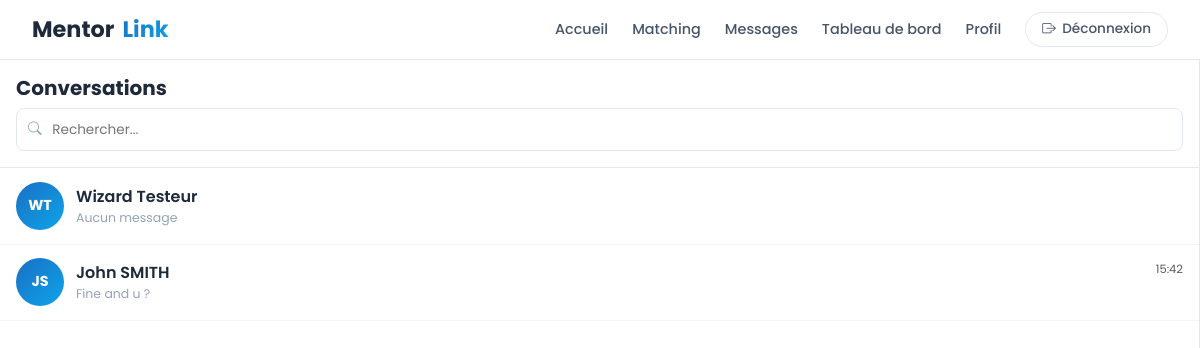
/messages/ (signed in), run on the app's committed database.
### messaging/models.py (models this page shows, shortened)
class Conversation(models.Model):
    utilisateur1 = models.ForeignKey(Utilisateur, on_delete=models.CASCADE, related_name='conversations1')
    utilisateur2 = models.ForeignKey(Utilisateur, on_delete=models.CASCADE, related_name='conversations2')
    date_creation = models.DateTimeField(auto_now_add=True)
    class Meta:
        constraints = [
            models.CheckConstraint(condition=~models.Q(utilisateur1=models.F('utilisateur2')), name='participants_differents'),
        ]
        unique_together = ('utilisateur1', 'utilisateur2')
    def autre_participant(self, utilisateur):
        return self.utilisateur2 if self.utilisateur1_id == utilisateur.id else self.utilisateur1

class Message(models.Model):
    conversation = models.ForeignKey(Conversation, on_delete=models.CASCADE, related_name='messages')
    expediteur = models.ForeignKey(Utilisateur, on_delete=models.CASCADE, related_name='messages_envoyes')
    contenu = models.TextField(blank=True)
    fichier = models.FileField(upload_to='messages/', blank=True, null=True)
    date_envoi = models.DateTimeField(auto_now_add=True)
    lu = models.BooleanField(default=False)
    class Meta:
        ordering = ['date_envoi']

### users/models.py (models this page shows, shortened)
class Utilisateur(AbstractBaseUser, PermissionsMixin):
    nom = models.CharField(max_length=50)
    prenom = models.CharField(max_length=50)
    email = models.EmailField(max_length=100, unique=True)
    telephone = models.CharField(max_length=20, unique=True)
    photo_profil = models.ImageField(upload_to='photos/', blank=True, null=True)
    filiere = models.CharField(max_length=10, choices=[
        ('IA', 'IA'), ('IM', 'IM'), ('GL', 'GL'),
        ('SEIoT', 'SEIoT'), ('SI', 'SI')
    ])
    niveau = models.CharField(max_length=2, choices=[
        ('L1', 'L1'), ('L2', 'L2'), ('L3', 'L3')
    ])
    bio = models.TextField(blank=True, null=True)
    centres_interet = models.TextField(blank=True, null=True)
    date_inscription = models.DateTimeField(auto_now_add=True)
    is_active = models.BooleanField(default=True)
    is_staff = models.BooleanField(default=False)
    USERNAME_FIELD = 'email'
    REQUIRED_FIELDS = ['nom', 'prenom', 'telephone']
    objects = UtilisateurManager()

### messaging/views.py (the view)
# urls.py: path('', views.conversations, name='conversations'),
@login_required
def conversations(request):
    qs = Conversation.objects.filter(
        db_models.Q(utilisateur1=request.user) | db_models.Q(utilisateur2=request.user)
    ).order_by('-date_creation')
    liste = []
    for conv in qs:
        autre = conv.autre_participant(request.user)
        dernier_message = conv.messages.last()
        non_lus = conv.messages.filter(lu=False).exclude(expediteur=request.user).count()
        liste.append({
            'conversation': conv,
            'autre': autre,
            'dernier_message': dernier_message,
            'non_lus': non_lus,
        })
    return render(request, 'messaging/conversations.html', {'conversations': liste})

### messaging/templates/messaging/conversations.html (shortened to what this page needs)
{% extends "base.html" %}
{% block content %}
<div class="chat-layout">
  <div class="contacts-sidebar" style="width:100%;">
    <div class="contacts-search">
      <h5 class="fw-bold mb-2">Conversations</h5>
      <div style="position:relative;">
        <i class="bi bi-search" style="position:absolute; left:0.75rem; top:50%; transform:translateY(-50%); color:var(--gray-400); font-size:0.85rem;"></i>
        <input type="text" id="searchContacts" class="form-control-mentor" placeholder="Rechercher..." style="padding-left:2.2rem; font-size:0.85rem;" onkeyup="filterContacts()" />
      </div>
    </div>
    <div class="contacts-list" id="contactsList">
      {% for item in conversations %}
        <a href="{% url 'messaging:conversation_detail' item.conversation.id %}" class="chat-contact" data-name="{{ item.autre.prenom|lower }} {{ item.autre.nom|lower }}">
          <div style="position:relative;">
            <div class="avatar-mentor">{{ item.autre.prenom|slice:":1" }}{{ item.autre.nom|slice:":1" }}</div>
          </div>
          <div class="flex-grow-1" style="min-width:0;">
            <div class="d-flex justify-content-between">
              <span class="contact-name fw-semibold">{{ item.autre.prenom }} {{ item.autre.nom }}</span>
              {% if item.dernier_message %}
                <span class="text-muted" style="font-size:0.72rem;">{{ item.dernier_message.date_envoi|date:"H:i" }}</span>
              {% endif %}
            </div>
            <div class="d-flex justify-content-between align-items-center">
              <span class="contact-preview">
                {% if item.dernier_message %}
                  {% if item.dernier_message.contenu %}{{ item.dernier_message.contenu }}{% else %}<i class="bi bi-paperclip"></i> Pièce jointe{% endif %}
                {% else %}Aucun message{% endif %}
              </span>
            </div>
          </div>
        </a>
      {% endfor %}
    </div>
  </div>
</div>
{% endblock %}

### static/css/base.css (style rules this page uses)
:root { --primary: #1a6fc4; --primary-dark: #15579c; --primary-light: #e8f1fb; --secondary: #0ea5e9; --accent: #0ea5e9; --accent-dark: #0c7ea8; --accent-soft: #e0f6fd; --gray-50: #f8fafc; --gray-100: #f1f5f9; --gray-200: #e2e8f0; --gray-400: #94a3b8; --gray-600: #475569; --gray-800: #1e293b; --success: #22c55e; --danger: #ef4444; --gradient: linear-gradient(135deg, #1a6fc4 0%, #0ea5e9 100%); --gradient-soft: linear-gradient(135deg, rgba(26,111,196,0.08) 0%, rgba(14,165,233,0.08) 100%); --radius-sm: 8px; --radius: 14px; --radius-lg: 20px; --shadow-md: 0 4px 16px rgba(30,41,59,0.08); --shadow-lg: 0 12px 32px rgba(30,41,59,0.14); }
* { box-sizing: border-box; }
html, body { font-family: 'Poppins', sans-serif; color: var(--gray-800); background: var(--gray-50); -webkit-font-smoothing: antialiased; }
a { color: var(--primary); text-decoration: none; }
h1, h2, h3, h4, h5, h6 { font-family: 'Poppins', sans-serif; color: var(--gray-800); }

### static/css/forms.css (style rules this page uses)
.form-control-mentor, input.form-control-mentor, select.form-control-mentor, textarea.form-control-mentor { width: 100%; border: 1.5px solid var(--gray-200); border-radius: var(--radius-sm); padding: 0.65rem 1rem; font-family: 'Poppins', sans-serif; font-size: 0.9rem; color: var(--gray-800); background: #fff; outline: none; transition: border-color 0.2s; }

### static/css/cards.css (style rules this page uses)
.avatar-mentor { width: 48px; height: 48px; border-radius: 50%; background: var(--gradient); color: #fff; display: flex; align-items: center; justify-content: center; font-weight: 700; font-size: 0.9rem; flex-shrink: 0; }

### static/css/chat.css (style rules this page uses)
.chat-layout { display: flex; height: calc(100vh - 65px); overflow: hidden; }
.contacts-sidebar { width: 300px; flex-shrink: 0; border-right: 1px solid var(--gray-200); background: #fff; display: flex; flex-direction: column; transition: transform 0.25s ease; }
.contacts-search { padding: 1rem; border-bottom: 1px solid var(--gray-200); }
.contacts-list { flex: 1; overflow-y: auto; }
.chat-contact { display: flex; align-items: center; gap: 0.75rem; padding: 0.85rem 1rem; border-bottom: 1px solid var(--gray-100); cursor: pointer; text-decoration: none; color: inherit; transition: background 0.15s; }
.contact-name { color: var(--gray-800); }
.contact-preview { font-size: 0.78rem; color: var(--gray-400); white-space: nowrap; overflow: hidden; text-overflow: ellipsis; }

### data on the page
Conversation: autre.prenom "W", autre.nom "T", autre.prenom "Wizard", autre.nom "Testeur", shows "Aucun message"
Conversation: autre.prenom "J", autre.nom "S", autre.prenom "John", autre.nom "SMITH", dernier_message.date_envoi "15:42", dernier_message.contenu "Fine and u ?"
